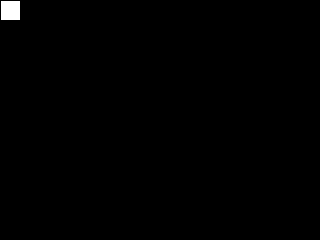
Frame 1 (no input)
Frame 60 (the mouse pressed at the canvas centre just before this capture): blank canvas, image omitted
Frame 120 (the mouse held since frame 60 and released just before this capture): blank canvas, image omitted

The Processing sketch that drew this single still picture (run headless with seeded random() and noise(); from frame 60 on, the mouse is pressed at the canvas centre):

// Processing sketch: Class7_IfStatements
// ── Class7_IfStatements.pde
int x = 0;
int y = 0;

int xSpeed = 10;
int ySpeed = 100;

void setup(){
  size(320,240);
}

void draw(){
  background(0);
  rect(x,y,20,20);

  x+=xSpeed;
  y+=ySpeed;
  if(x>width || x < 0){ // using or
   //xSpeed=xSpeed*-1;
  //}
//  //if(x<0){
    xSpeed = xSpeed*-1;
  }
    if(y>height){
    ySpeed=ySpeed*-1;
  }
  if(y<0){
    ySpeed = ySpeed *-1;
  }
}
